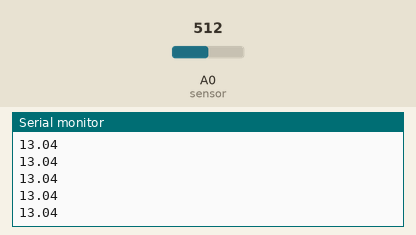
Simulated run of this sketch. Board: Arduino Uno, built with avr-gcc and run on an emulated ATmega328P. On the bench: the last lines printed to the serial monitor. The inputs (shaded band) are chosen by the test bench; at power-on: A0 (sensor) = 512.

Above: at 1.2 s.
1.3 s: A0 (sensor) set to 306
At 1.76 s:
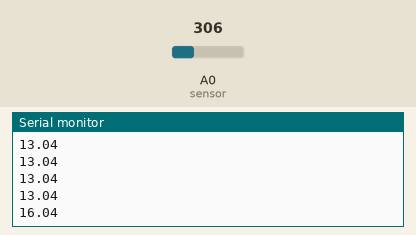
2.8 s: A0 (sensor) set to 122
At 2.97 s:
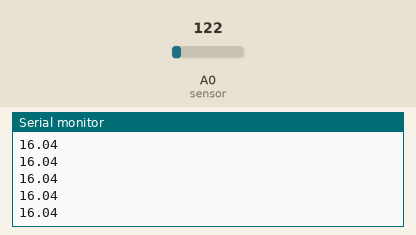
Timing chart, 0 to 5.8 s (numbered marks = the images above; inputs shaded):
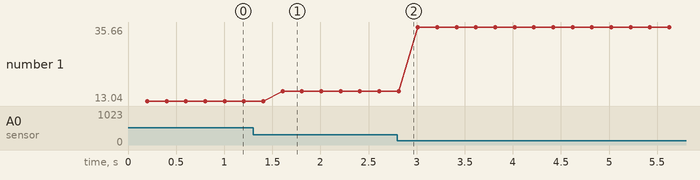

Measured:
- after the input at 1.3 s, the serial monitor: prints a new line after 0.31 s (image 1)
- plotted number 1: 13.04 → 16.04 after the input at 1.3 s, 16.04 → 35.66 after the input at 2.8 s

The sketch:

IR.ino
```cpp
#define sensor A0 // Sharp IR GP2Y0A41SK0F (4-30cm, analog)

//optimal accurarcy range 13 cm - 25 cm
//expect +/- 3cm out of this range

void setup() {
  Serial.begin(9600); // start the serial port
}

void loop() {

  // 5v
  double volts = analogRead(sensor);
  //according to recalibration, find distance y = -6E-07x^3 + 0.0008x^2 - 0.3615x + 71.443
  double distance = -0.0000006*pow(volts, 3)+ 0.0008*pow(volts, 2)-0.3615*volts + 71.443 - 2.5; // worked out from datasheet graph
  delay(200); // slow down serial port

  if (distance <= 100 && distance >= 0){
    Serial.println(distance);   // print the distance
  }

}
```
